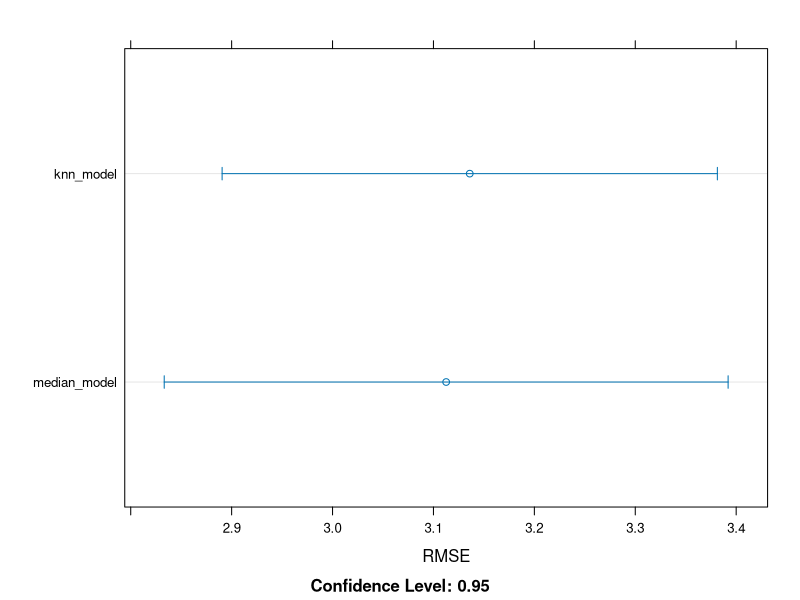

This figure's R source:
## Dealing with missing values

# median imputation - Replace missing values with medians
# Works well if data missing at random

# The train() function in caret contains an argument called preProcess, which allows 
# you to specify that median imputation should be used to fill in the missing 
# values. Specify the x and y arguments to train(), where x is an object with 
# samples in rows and features in columns and y is a numeric or factor vector 
# containing the outcomes. Said differently, x is a matrix or data frame that 
# contains the whole dataset you'd use for the data argument to the lm() call, 
# for example, but excludes the response variable column; y is a vector that 
# contains just the response variable column.

# Generate some data with missing values
data(mtcars)
set.seed(42)
mtcars[sample(1:nrow(mtcars), 10), "hp"] <- NA
# Split target from predictors
Y <- mtcars$mpg
X <- mtcars[, 2:4]


## median imputation - Replace missing values with medians
# Works well if data missing at random
# Now fit with median imputation
library(caret)
model_m <- train(x = X, y = Y, preProcess = "medianImpute")
print(model_m)


## Use KNN imputation
# Median imputation is fast, but Can produce incorrect results if data missing not at random
# k-nearest neighbors (KNN) imputation
# Imputes based on "similar" non-missing rows

# Example: missing not at random
# Generate data with missing values
data(mtcars)
mtcars[mtcars$disp < 140, "hp"] <- NA
Y <- mtcars$mpg
X <- mtcars[, 2:4]

# Pretend smaller cars don't report horsepower
# Median imputation incorrect in this case - Assumes small cars have medium-large horsepower
# Using median imputation
set.seed(42)
model_m1 <- train(x = X, y = Y, method = "glm",
                 preProcess = "medianImpute")
print(min(model_m1$results$RMSE))

# KNN imputation is better
# Uses cars with similar disp / cyl to impute
# Yields a more accurate (but slower) model

# Use KNN imputation
set.seed(42)

library(RANN)
model_k <- train(x = X, y = Y,
                 method = "glm",
                 preProcess = "knnImpute"
)
print(min(model_k$results$RMSE))


## Compare KNN and median imputation
# All of the preprocessing steps in the train() function happen in the training 
# set of each cross-validation fold, so the error metrics reported include the 
# effects of the preprocessing.This includes the imputation method 
# used (e.g. knnImputate or medianImpute). This is useful because it allows you to 
# compare different methods of imputation and choose the one that performs the 
# best out-of-sample.
dotplot(resamples(x=list(median_model=model_m1, knn_model=model_k)), metric = "RMSE")


## The wide world of preProcess
# You can do a lot more than median or knn imputation
# Can chain together multiple preprocessing steps
# Common "recipe" for linear models (order matters) - Median/KNN imputation -> center -> scale -> PCA/spatial sign -> fit glm

# Generate some data with missing values
data(mtcars)
set.seed(42)
mtcars[sample(1:nrow(mtcars), 10), "hp"] <- NA
Y <- mtcars$mpg
X <- mtcars[,2:4]
# Use linear model "recipe"
set.seed(42)
model_1 <- train(
        x = X, y = Y, method = "glm",
        preProcess = c("medianImpute", "center", "scale")
)
print(min(model_1$results$RMSE))

# PCA before modeling
set.seed(42)
model_p <- train(
        x = X, y = Y, method = "glm",
        preProcess = c("medianImpute", "center", "scale", "pca")
)
min(model_p$results$RMSE)

# Spatial sign transform
set.seed(42)
model_s <- train(
        x = X, y = Y, method = "glm",
        preProcess = c("medianImpute", "center", "scale", "spatialSign"))
min(model_s$results$RMSE)


## No (or low) variance variables
# Some variables don't contain much information
# Constant (i.e. no variance)
# Nearly constant (i.e. low variance)
# Easy for one fold of CV to end up with constant column
# Can cause problems for your models
# Usually remove extremely low variance variables

# Example: constant column in mtcars
# Load dataset
data(mtcars)
set.seed(42)
mtcars[sample(1:nrow(mtcars), 10), "hp"] <- NA
Y <- mtcars$mpg
X <- mtcars[, 2:4]
# Add constant-valued column to mtcars
X$bad <- 1

# "zv" removes constant columns
# "nzv" removes nearly constant columns
# Have caret remove those columns during modeling
set.seed(42)
model_bd <- train(
        x = X, y = Y, method = "glm",
        preProcess = c("zv", "medianImpute", "center", "scale", "pca")
)
min(model_bd$results$RMSE)


## Principle components analysis
# Combines low-variance and correlated variables
# Single set of high-variance, perpendicular predictors
# Prevents collinearity (i.e. correlation among predictors)
## Using PCA as an alternative to nearZeroVar()
# An alternative to removing low-variance predictors is to run PCA on your dataset. 
# This is sometimes preferable because it does not throw out all of your data: 
# many different low variance predictors may end up combined into one high variance 
# PCA variable, which might have a positive impact on your model's accuracy.
# This is an especially good trick for linear models: the pca option in the preProcess 
# argument will center and scale your data, combine low variance variables, and 
# ensure that all of your predictors are orthogonal. This creates an ideal dataset 
# for linear regression modeling, and can often improve the accuracy of your models.

# Example: blood-brain data - Lots of predictors. Many of them low-variance
# Load the blood brain dataset
data(BloodBrain)
names(bbbDescr)[nearZeroVar(bbbDescr)]

## Comparing three methods

# Basic model
set.seed(42)
model <- train(
        x = bbbDescr, y = logBBB, method = "glm",
        trControl = trainControl(method = "cv", number = 10, verbose = TRUE),
        preProcess = c("zv", "center", "scale")
)
min(model$results$RMSE)

# Remove low-variance predictors
set.seed(42)
model <- train(
        x = bbbDescr, y = logBBB, method = "glm",
        trControl = trainControl(method = "cv", number = 10, verbose = TRUE),
        preProcess = c("nzv", "center", "scale")
)
min(model$results$RMSE)

# Add PCA
set.seed(42)
model <- train(
        x = bbbDescr, y = logBBB, method = "glm",
        trControl = trainControl(method = "cv", number = 10, verbose = TRUE),
        preProcess = c("zv", "center", "scale", "pca")
)
min(model$results$RMSE)
# Note that the PCA model's accuracy is slightly higher than the nearZeroVar() 
# model calculated previously above. PCA is generally a better method for handling 
# low-information predictors than throwing them out entirely.
